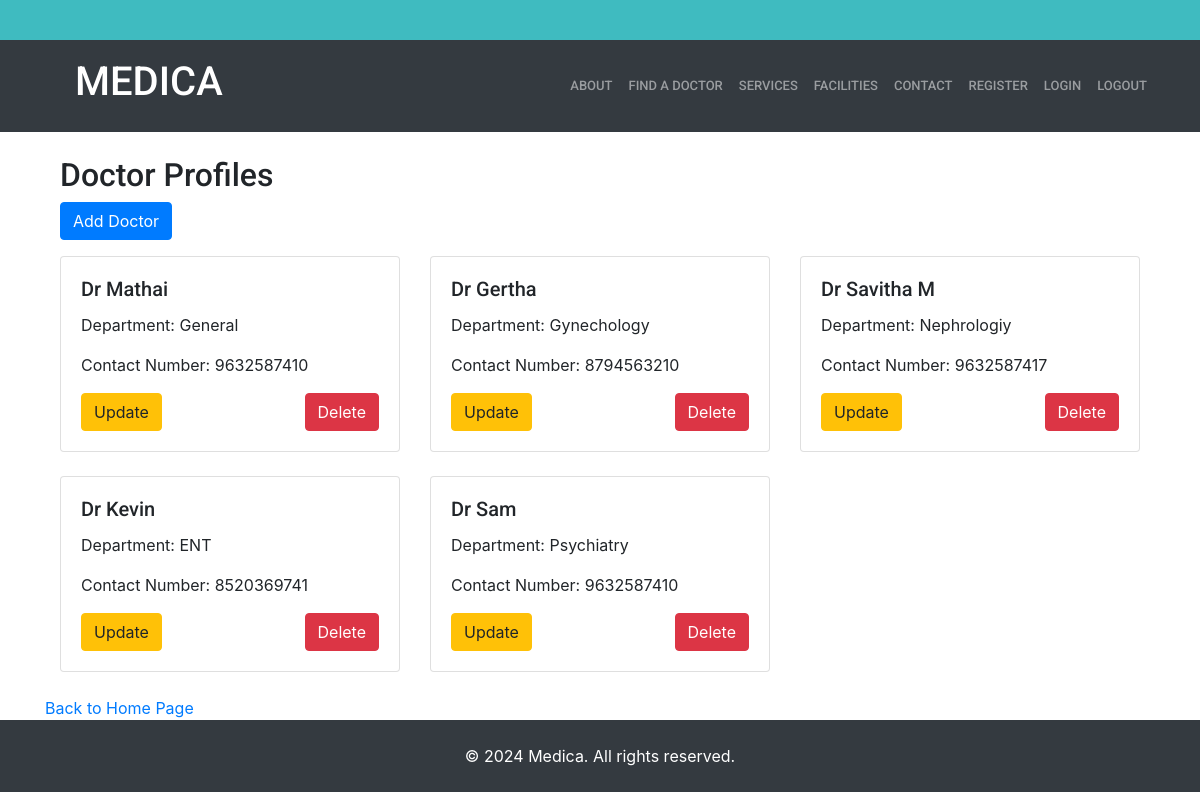
Screenshot of /head/list_doctor/ with the database file from the repository.
### doctor_app/models.py (models this page shows, shortened)
class DoctorProfile(models.Model):
    name=models.CharField(max_length=20)
    department = models.CharField(max_length=100)
    contact_number = models.CharField(max_length=20)

### head_app/views.py (the view)
# urls.py: path('list_doctor/',views.doctor_profile_list,name='list_doctor'),
def doctor_profile_list(request):
    doctors = DoctorProfile.objects.all()
    return render(request, 'head/list_doctor_profile.html', {'doctors': doctors})

### templates/head/list_doctor_profile.html (shortened to what this page needs)
{% extends 'base.html' %}
{% load static %}
{% block content %}
 <link href="https://stackpath.bootstrapcdn.com/bootstrap/4.5.2/css/bootstrap.min.css" rel="stylesheet">
   <div class="container mt-4">
    <h2>Doctor Profiles</h2>
    <a href="{% url 'add_doctor' %}" class="btn btn-primary mb-3">Add Doctor</a>
    <div class="row">
        {% for doctor in doctors %}
        <div class="col-md-4 mb-4">
            <div class="card">
                <div class="card-body">
                    <h5 class="card-title">{{ doctor.name }}</h5>
                    <p class="card-text">Department: {{ doctor.department }}</p>
                    <p class="card-text">Contact Number: {{ doctor.contact_number }}</p>
                    <div class="d-flex justify-content-between">
                        <form method="post" action="{% url 'update_doctor' doctor.pk %}">
                            <button type="submit" class="btn btn-warning">Update</button>
                        </form>
                        <form method="post" action="{% url 'delete_doctor' doctor.pk %}">
                            <button type="submit" class="btn btn-danger">Delete</button>
                        </form>
                    </div>
                </div>
            </div>
        </div>
        {% endfor %}
    </div>
</div>
<a href="{% url 'home' %}">Back to Home Page</a>
{% endblock %}

### static/assets/css/style.css (style rules this page uses)
body { font-family: "Open Sans", sans-serif; color: #444444; }
a { color: #3fbbc0; text-decoration: none; }
h1, h2, h3, h4, h5, h6 { font-family: "Roboto", sans-serif; }

### rows the page displays
DoctorProfile: name "Dr Mathai", department "General", contact_number "9632587410"
DoctorProfile: name "Dr Gertha", department "Gynechology", contact_number "8794563210"
DoctorProfile: name "Dr Savitha M", department "Nephrologiy", contact_number "9632587417"
DoctorProfile: name "Dr Kevin", department "ENT", contact_number "8520369741"
DoctorProfile: name "Dr Sam", department "Psychiatry", contact_number "9632587410"
